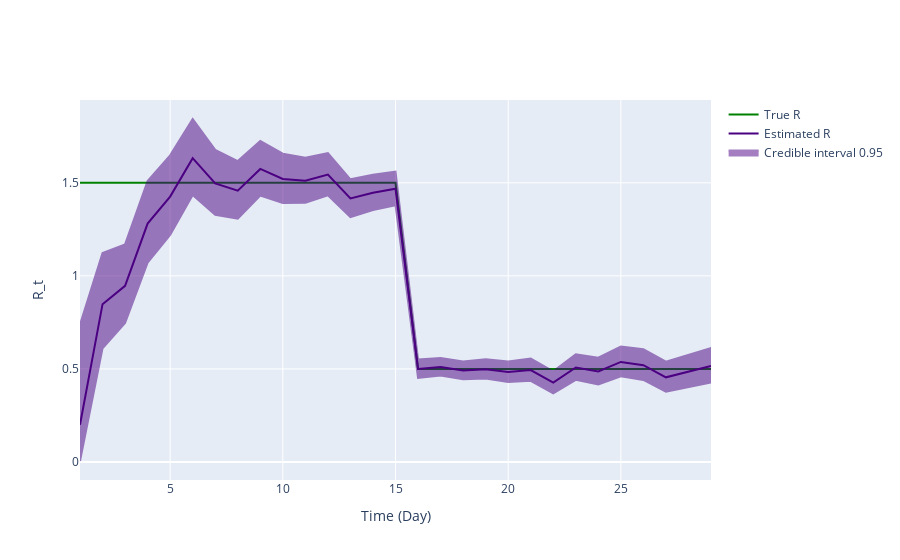

Here is the notebook cell this chart was saved with:
### Code cell
fig = ReproductionNumberPlot()

fig.add_ground_truth_rt(ground_truth)
fig.add_interval_rt(interval)

fig.update_labels(time_label='Time (Day)', r_label='R_t')

fig.show_figure()

### Figure 1 — Plotly figure (JSON) as saved in the notebook; plotly's stock layout.template omitted (floating-point values rounded to 4 significant figures)
{"data": [{"line": {"color": "green"}, "mode": "lines", "name": "True R", "type": "scatter", "x": [1, 2, 3, 4, 5, 6, 7, 8, 9, 10, 11, 12, 13, 14, 15, 16, 17, 18, 19, 20, 21, 22, 23, 24, 25, 26, 27, 28, 29], "y": [1.5, 1.5, 1.5, 1.5, 1.5, 1.5, 1.5, 1.5, 1.5, 1.5, 1.5, 1.5, 1.5, 1.5, 1.5, 0.5, 0.5, 0.5, 0.5, 0.5, 0.5, 0.5, 0.5, 0.5, 0.5, 0.5, 0.5, 0.5, 0.5]}, {"line": {"color": "indigo"}, "mode": "lines", "name": "Estimated R", "type": "scatter", "x": [1, 2, 3, 4, 5, 6, 7, 8, 9, 10, 11, 12, 13, 14, 15, 16, 17, 18, 19, 20, 21, 22, 23, 24, 25, 26, 27, 28, 29], "y": [0.2, 0.8477, 0.9463, 1.281, 1.426, 1.633, 1.497, 1.458, 1.574, 1.521, 1.511, 1.544, 1.416, 1.447, 1.468, 0.5, 0.5103, 0.4911, 0.4986, 0.4829, 0.4939, 0.4258, 0.5075, 0.4857, 0.5375, 0.5199, 0.4546, 0.4859, 0.5152]}, {"fill": "toself", "fillcolor": "indigo", "line": {"color": "indigo"}, "mode": "lines", "name": "Credible interval 0.95", "opacity": 0.5, "type": "scatter", "x": [1, 2, 3, 4, 5, 6, 7, 8, 9, 10, 11, 12, 13, 14, 15, 16, 17, 18, 19, 20, 21, 22, 23, 24, 25, 26, 27, 28, 29, 29, 28, 27, 26, 25, 24, 23, 22, 21, 20, 19, 18, 17, 16, 15, 14, 13, 12, 11, 10, 9, 8, 7, 6, 5, 4, 3, 2, 1], "y": [0.7378, 1.123, 1.169, 1.509, 1.647, 1.843, 1.677, 1.617, 1.725, 1.656, 1.635, 1.66, 1.519, 1.543, 1.559, 0.5505, 0.558, 0.5398, 0.5517, 0.5396, 0.5552, 0.4867, 0.5782, 0.5603, 0.6205, 0.6057, 0.5388, 0.5758, 0.6123, 0.4265, 0.4035, 0.3775, 0.4405, 0.4604, 0.4164, 0.4413, 0.369, 0.4361, 0.4294, 0.448, 0.4447, 0.4647, 0.4519, 1.38, 1.353, 1.316, 1.433, 1.392, 1.391, 1.431, 1.307, 1.327, 1.435, 1.22, 1.071, 0.7468, 0.611, 0.005064]}], "layout": {"hovermode": "x unified", "xaxis": {"title": {"text": "Time (Day)"}}, "yaxis": {"title": {"text": "R_t"}}}}
